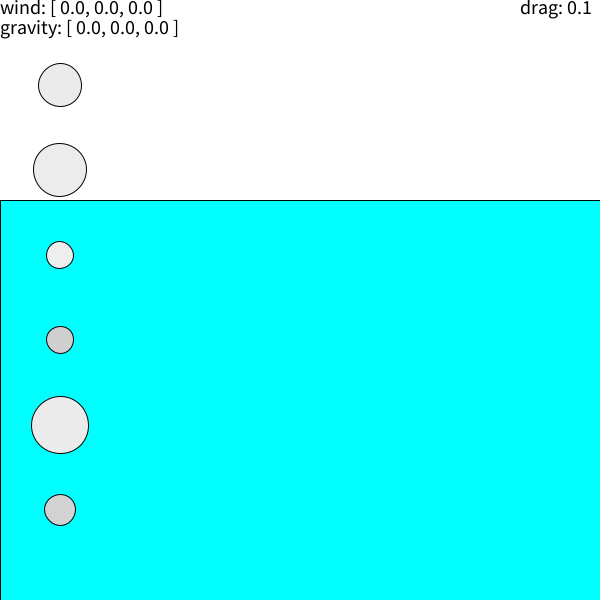
Frame 1 (no input)
Frame 60 (the mouse pressed at the canvas centre just before this capture): identical to frame 1, image omitted
Frame 120 (the mouse held since frame 60 and released just before this capture): identical to frame 1, image omitted

The Processing sketch that drew this single still picture (run headless with seeded random() and noise(); from frame 60 on, the mouse is pressed at the canvas centre):

// Processing sketch: orbRunner
// ── orbRunner.pde
Orb[] orbs;

//other variables
int NUM_ORBS = 6;
int MAX_SIZE = 60;
int MIN_SIZE = 10;
int MAX_MASS = 100;

boolean moving;
PVector gravity;
PVector wind;
float dcoef;

void setup() {
  size(600, 600);
  textAlign(LEFT, TOP);
  textSize(20);
  moving = false;

  orbs = new Orb[NUM_ORBS];
  makeOrbs();

  gravity = new PVector();
  wind = new PVector();
  dcoef = 0.1;
}//setup

void draw() {
  background(255);

  fill(0, 255, 255);
  rect(0, 200, width, height-200);

  for (int i=0; i<orbs.length; i++) {
    orbs[i].display();
  }
  if (moving) {
    for (int i=0; i<orbs.length; i++) {
      orbs[i].applyForce(gravity);
      orbs[i].applyForce(wind);

      if ((orbs[i].center.y + orbs[i].bsize/2) > 200) {
        PVector drag = orbs[i].getDragForce(dcoef);
        orbs[i].applyForce(drag);
      }

      orbs[i].move();
    }
  }//moving

  fill(0);
  text("wind: " + wind, 0, 0);
  text("gravity: " + gravity, 0, 20);
  text("drag: " + dcoef, width-80, 0);
}//draw

void keyPressed() {
  if (key == ' ') {
    moving = !moving;
  }
  if (key == 'r') {
    makeOrbs();
  }
  if (keyCode == UP) {
    gravity.y -=  0.1;
  }
  if (keyCode == DOWN) {
    gravity.y += 0.1;
  }
  if (keyCode == RIGHT) {
    wind.x += 0.1;
  }
  if (keyCode == LEFT) {
    wind.x -= 0.1;
  }
}//keyPressed


void makeOrbs() {
  float x = width/(NUM_ORBS+1);
  float y = MAX_SIZE;
  for (int i=0; i<orbs.length; i++) {
    orbs[i] = new Orb();
    orbs[i].center.x = y;
    orbs[i].center.y = x;
    x+= width/(NUM_ORBS+1);
  }//for
}//makeOrbs

// ── Orb.pde
class Orb {

  //instance variables
  PVector center;
  PVector velocity;
  PVector acceleration;
  float bsize;
  float mass;
  color c;

  //default constructor
  Orb() {
     bsize = random(MIN_SIZE, MAX_SIZE);
     mass = random(MIN_SIZE, MAX_MASS);
     float x = random(bsize/2, width-bsize/2);
     float y = random(bsize/2, height-bsize/2);
     center = new PVector(x, y);
     velocity = new PVector();
     acceleration = new PVector();
     setColor();
  }

   Orb(float x, float y, float s, float m) {
     bsize = s;
     mass = m;
     center = new PVector(x, y);
     velocity = new PVector();
     acceleration = new PVector();
     setColor();
 }

  //movement behavior
  void move() {
    xBounce();
    yBounce();

    velocity.add(acceleration);
    center.add(velocity);
    acceleration.mult(0);
  }//move

  void applyForce(PVector force) {
    PVector scaleForce = force.copy();
    scaleForce.div(mass);
    acceleration.add(scaleForce);
  }

  PVector getDragForce(float cd) {
    float dragMag = velocity.mag();
    dragMag = -0.5 * dragMag * dragMag * cd;
    PVector dragForce = velocity.copy();
    dragForce.normalize();
    dragForce.mult(dragMag);
    return dragForce;
  }

  boolean yBounce(){
    if (center.y > height - bsize/2) {
      velocity.y *= -1;
      center.y = height - bsize/2;
      return true;
    }//bottom bounce

    else if (center.y < bsize/2) {
      velocity.y*= -1;
      center.y = bsize/2;
      return true;
    }
    return false;
  }//yBounce
  boolean xBounce() {
    if (center.x > width - bsize/2) {
      center.x = width - bsize/2;
      velocity.x *= -1;
      return true;
    }
    else if (center.x < bsize/2) {
      center.x = bsize/2;
      velocity.x *= -1;
      return true;
    }
    return false;
  }//xbounce

  boolean collisionCheck(Orb other) {
    return ( this.center.dist(other.center)
             <= (this.bsize/2 + other.bsize/2) );
  }//collisionCheck

  void setColor() {
    color c0 = color(255);
    color c1 = color(0);
    c = lerpColor(c0, c1, (mass/bsize) / (MAX_MASS/MIN_SIZE));
  }//setColor

  //visual behavior
  void display() {
    fill(c);
    circle(center.x, center.y, bsize);
    fill(0);
  }//display
}//Ball
